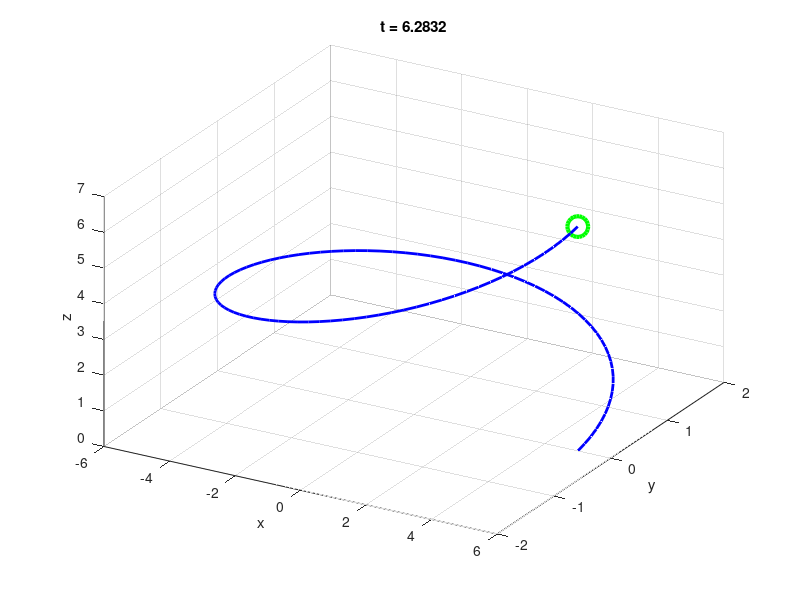

Write the MATLAB code that produced this figure. (Note: this script raises an error after producing the figure.)
%Christopher Lum
%lum@uw.edu
%
%Illustrate animation in Matlab
%
%This file is designed to accompany the YouTube video at 
%https://youtu.be/3I1_5M7Okqo

%Version History
%11/12/13: Created (from lecture 14 in AA447)
%11/09/14: Updated for 2014
%11/03/18: Moved to YouTube structure, updated documentation, add drawnow,
%          removed movie2avi

clear
clc
close all

%% Step 1: Generate Data
%Animate a point moving along a 3D parametric curve
t = linspace(0,2*pi,100);
x = 5*cos(t);
y = 2*sin(t);
z = t;

%% Step 2: Draw/Render Scenario
figh = figure;
for k=1:length(t)
    %Clear the figure to start with a blank slate
    clf
    
    %Extract data at the current time step
    t_k = t(k);
    x_k = x(k);
    y_k = y(k);
    z_k = z(k);
    
    %Where is the current point?
    plot3(x_k, y_k, z_k, 'go', 'LineWidth', 3, 'MarkerSize', 15)
    
    %Plot the entire curve
    hold on
    plot3(x, y, z, 'b-', 'LineWidth', 2);
    
    %Add plotting options
    grid on
    xlabel('x')
    ylabel('y')
    zlabel('z')
    title(['t = ',num2str(t_k)])
    view([30 35])
%     view([30+20*t_k 35])      %show how viewpoint can be manipulated
    
    %% Step 3: Take a Snapshot
    %Save the frame
    movieVector(k) = getframe;
%     movieVector(k) = getframe(figh, [10 10 520 400]);   %manually specify getframe region
    
    %% Step 4: Advance Time
    %Happens automatically if using a for loop
end

%% Step 5: Save Movie
%Create a VideoWriter object and set properties
myWriter = VideoWriter('curve');            %create an .avi file
% myWriter = VideoWriter('curve','MPEG-4');   %create an .mp4 file
myWriter.FrameRate = 20;

%Open the VideoWriter object, write the movie, and close the file
open(myWriter);
writeVideo(myWriter, movieVector);
close(myWriter);

disp('DONE!')